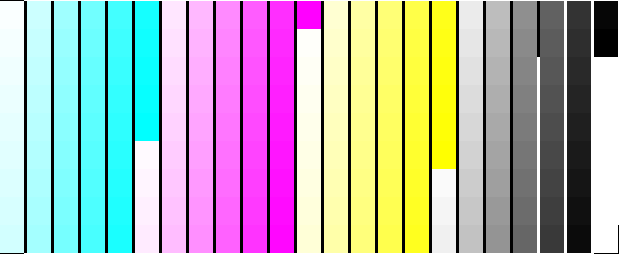
#> input picture OpenCV/CMYK_reference.tif, 619 x 254 px, found by its file name
$ python crop.py
#> lines starting #> are read from the running program, lines starting #| are printed output that depends on the picture
#!/usr/bin/python
import cv2
import numpy as np

def print_image_info(image):
    print("width: %d pixels" % (image.shape[1]))
    print("height: %d pixels" % (image.shape[0]))
    print("channels: %d" % (image.shape[2]))


image = cv2.imread('/home/srikar/OpenCV/CMYK_reference.tif')
#> image is the input picture: shape (254, 619, 3); mean B, G, R 175.9, 175.9, 175.9

image = cv2.resize(image,(622,254), interpolation= cv2.INTER_LINEAR)
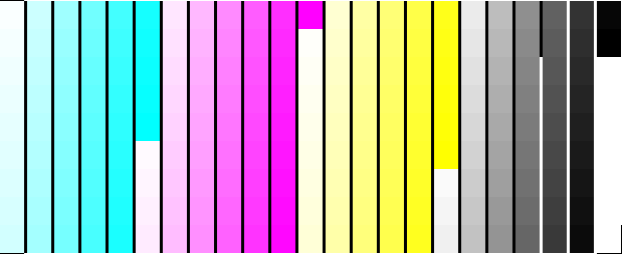
#> image: shape (254, 622, 3); mean B, G, R 175.9, 175.9, 175.9

print_image_info(image)
#| width: 622 pixels
#| height: 254 pixels
#| channels: 3
height = image.shape[0]
#> height = 254
width = image.shape[1]
#> width = 622
column_width = int(width / 23) #width of each column keep denom = 23 for cmyk full band image
#> column_width = 27
mid_point = int(column_width / 2)
#> mid_point = 13
width_selector = 10

output_image = np.zeros((height-5,width_selector*2+1,3), np.uint8)
for column in range (mid_point + 0*column_width , 1*column_width , (column_width) ):
    for row in range (2,height-3):
        for pixel in range(-width_selector,width_selector+1):
            #temp.append(tuple(image[row , column+pixel]))
            out_column =  width_selector - pixel
            out_row = row - 2
            print(out_row,out_column)
            output_image[out_row,out_column,0] = image[row , column+pixel,0]
            output_image[out_row,out_column,1] = image[row , column+pixel,1]
            output_image[out_row,out_column,2] = image[row , column+pixel,2]
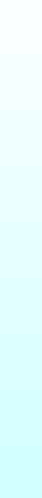
#> output_image: shape (249, 21, 3) (shown 2 times larger); mean B, G, R 255, 255, 230.1

"""i = 1
for row in range (1,height):
    for column in range(20):
        #pixel = temp[i]
        output_image[row,column,0] = temp[i][0]
        output_image[row,column,1] = temp[i][1]
        output_image[row,column,2] = temp[i][2]
        i=i+1
        """
#print(temp)
#output_image = output_image[0:138, 0:21]
cv2.imshow("output",output_image)
cv2.waitKey()
cv2.imwrite("C_reference_1.bmp",output_image)
